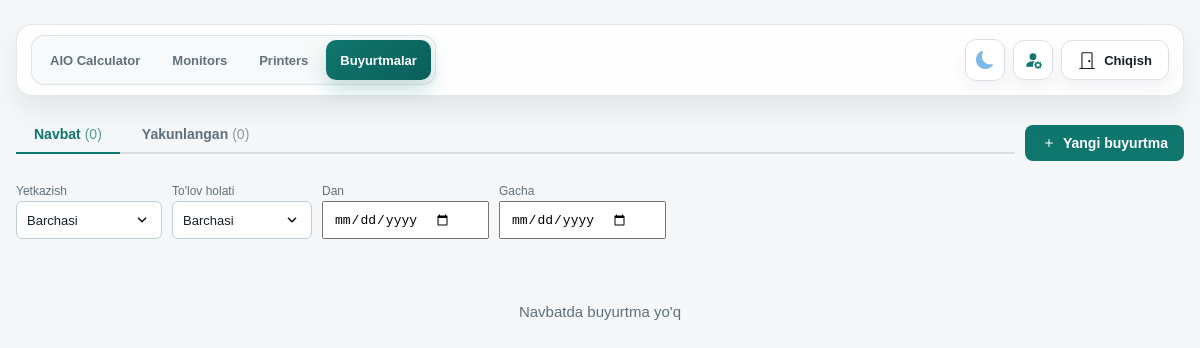
The app's page /orders/ (signed in), older data.
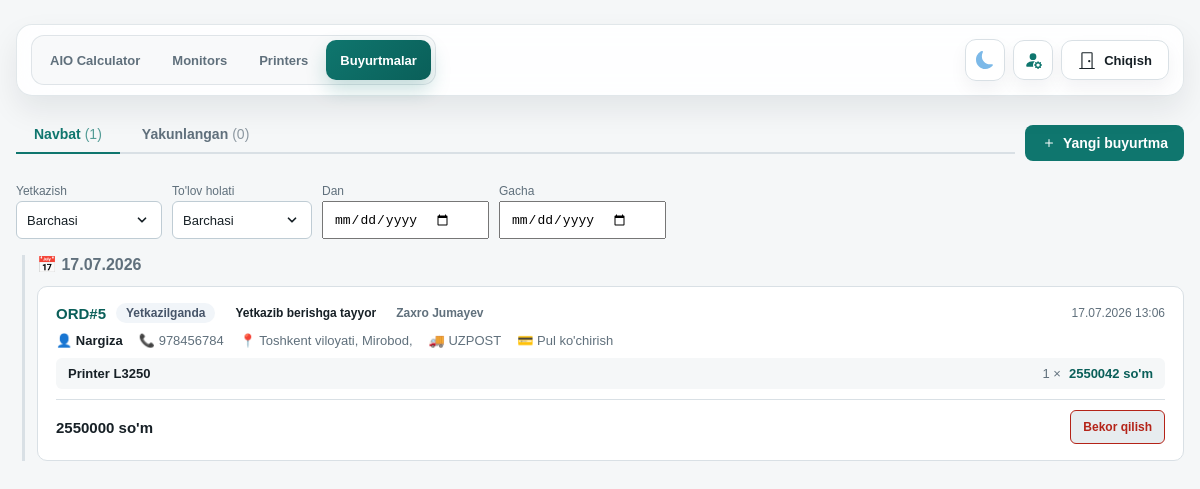
The same page, newer data.
### orders/models.py (models this page shows, shortened)
class Order(models.Model):
    class DeliveryType(models.TextChoices):
        BTS = "BTS", "BTS"
        UZPOST = "UZPOST", "UZPOST"
        PICKUP = "PICKUP", "Olib ketadi"
        DELIVERY = "DELIVERY", "Olib borish kerak"
    class PaymentType(models.TextChoices):
        CARD = "CARD", "Karta"
        CASH = "CASH", "Naqt"
        TRANSFER = "TRANSFER", "Pul ko'chirish"
        CASH_CARD = "CASH_CARD", "Naqt + Karta"
    class PaymentStatus(models.TextChoices):
        PAID = "PAID", "To'langan"
        ON_DELIVERY = "ON_DELIVERY", "Yetkazilganda"
        PARTIAL = "PARTIAL", "Qisman"
    class ProductionStatus(models.TextChoices):
        QUEUED = "QUEUED", "Yig'ish boshlansin"
        IN_PROGRESS = "IN_PROGRESS", "Yig'ish boshlandi"
        READY_DELIVERY = "READY_DELIVERY", "Yetkazib berishga tayyor"
        READY_PICKUP = "READY_PICKUP", "Olib ketishga tayyor"
        DELIVERED = "DELIVERED", "Yetkazildi"
        CANCELLED = "CANCELLED", "Bekor qilindi"
    order_number = models.CharField(
        max_length=24, unique=True, blank=True, null=True, verbose_name="Buyurtma raqami"
    )
    sold_by = models.ForeignKey(
        User, on_delete=models.PROTECT, related_name="orders", verbose_name="Sotuvchi"
    )
    customer_name = models.CharField(max_length=120, verbose_name="Mijoz ismi")
    customer_phone = models.CharField(max_length=30, verbose_name="Telefon raqami")
    region = models.CharField(max_length=80, verbose_name="Viloyat")
    district = models.CharField(max_length=80, verbose_name="Tuman")
    city = models.CharField(max_length=80, verbose_name="Shahar")
    landmark = models.CharField(max_length=200, blank=True, verbose_name="Mo'ljal")
    delivery_type = models.CharField(
        max_length=20, choices=DeliveryType.choices, verbose_name="Yetkazish turi"
    )
    payment_type = models.CharField(
        max_length=20, choices=PaymentType.choices, verbose_name="To'lov turi"
    )
    payment_status = models.CharField(
        max_length=20,
        choices=PaymentStatus.choices,
        default=PaymentStatus.ON_DELIVERY,
        verbose_name="To'lov holati",
    )
    production_status = models.CharField(
        max_length=20,
        choices=ProductionStatus.choices,
        default=ProductionStatus.QUEUED,
        verbose_name="Ishlab chiqarish holati",
    )
    total_price_usd = models.DecimalField(
        max_digits=12, decimal_places=2, default=0, verbose_name="Jami (USD)"
    )
    total_price_uzs = models.DecimalField(
        max_digits=16, decimal_places=0, default=0, verbose_name="Jami (so'm)"
    )
    notes = models.TextField(blank=True, verbose_name="Izoh")
    created_at = models.DateTimeField(auto_now_add=True)
    updated_at = models.DateTimeField(auto_now=True)
    delivered_at = models.DateTimeField(null=True, blank=True, verbose_name="Yetkazib berilgan vaqt")
    class Meta:
        ordering = ["-created_at"]
        verbose_name = "Buyurtma"
        verbose_name_plural = "Buyurtmalar"
    @classmethod
    def queue_queryset(cls):
        priority = Case(
            When(payment_status=cls.PaymentStatus.PAID, then=Value(0)),
            When(payment_status=cls.PaymentStatus.PARTIAL, then=Value(1)),
            When(payment_status=cls.PaymentStatus.ON_DELIVERY, then=Value(2)),
            default=Value(3),
            output_field=IntegerField(),
        )
        return (
            cls.objects.exclude(
                production_status__in=[cls.ProductionStatus.DELIVERED, cls.ProductionStatus.CANCELLED]
            )
            .annotate(priority=priority)
            .order_by("priority", "created_at")
        )

class OrderItem(models.Model):
    order = models.ForeignKey(Order, on_delete=models.CASCADE, related_name="items")
    build_quote = models.ForeignKey(
        "calculator.BuildQuote",
        on_delete=models.SET_NULL,
        null=True,
        blank=True,
        related_name="order_items",
        verbose_name="Kalkulyator konfiguratsiyasi",
    )
    config_label = models.CharField(max_length=255, verbose_name="Konfiguratsiya")
    quantity = models.PositiveIntegerField(default=1, verbose_name="Soni")
    unit_price_usd = models.DecimalField(
        max_digits=12, decimal_places=2, default=0, verbose_name="Dona narxi (USD)"
    )
    class Meta:
        verbose_name = "Buyurtma elementi"
        verbose_name_plural = "Buyurtma elementlari"

### orders/views.py (the view)
# urls.py: path("", views.order_list, name="list"),
@login_required
def order_list(request):
    from calculator.models import CalculatorSettings
    from django.utils import timezone
    from collections import defaultdict
    try:
        settings = CalculatorSettings.objects.first()
        usd_rate = int(settings.usd_rate) if settings and settings.usd_rate else 12850
    except:
        usd_rate = 12850
    tab = request.GET.get("tab", "queue")  # queue | done | all
    if request.user.is_superuser:
        queue_qs = Order.queue_queryset().prefetch_related("items").select_related("sold_by")
        done_qs = Order.objects.filter(
            production_status__in=[
                Order.ProductionStatus.DELIVERED,
                Order.ProductionStatus.CANCELLED,
            ]
        ).prefetch_related("items").select_related("sold_by").order_by("-updated_at")
    else:
        queue_qs = Order.queue_queryset().filter(sold_by=request.user).prefetch_related("items").select_related("sold_by")
        done_qs = Order.objects.filter(
            production_status__in=[
                Order.ProductionStatus.DELIVERED,
                Order.ProductionStatus.CANCELLED,
            ],
            sold_by=request.user
        ).prefetch_related("items").select_related("sold_by").order_by("-updated_at")
    sold_by = request.GET.get("sold_by")
    delivery_type = request.GET.get("delivery_type")
    payment_status = request.GET.get("payment_status")
    date_from = request.GET.get("date_from")
    date_to = request.GET.get("date_to")
    def apply_filters(qs):
        if sold_by and request.user.is_superuser:
            qs = qs.filter(sold_by_id=sold_by)
        if delivery_type:
            qs = qs.filter(delivery_type=delivery_type)
        if payment_status:
            qs = qs.filter(payment_status=payment_status)
        if date_from:
            qs = qs.filter(created_at__date__gte=date_from)
        if date_to:
            qs = qs.filter(created_at__date__lte=date_to)
        return qs
    queue_qs = apply_filters(queue_qs)
    done_qs = apply_filters(done_qs)
    def group_by_date(orders):
        groups = defaultdict(list)
        today = timezone.now().date()
        for order in orders:
            order_date = order.created_at.date()
            groups[order_date].append(order)
        sorted_groups = sorted(groups.items(), key=lambda x: x[0], reverse=True)
        return [(date, orders, date == today) for date, orders in sorted_groups]
    queue_groups = group_by_date(queue_qs) if tab in ("queue", "all") else []
    done_groups = group_by_date(done_qs) if tab in ("done", "all") else []
    if request.user.is_superuser:
        sellers = User.objects.filter(orders__isnull=False).distinct().order_by("username")
    else:
        sellers = []
    return render(request, "orders/order_list.html", {
        "active_nav": "orders",
        "tab": tab,
        "queue_groups": queue_groups,
        "done_groups": done_groups,
        "queue_count": Order.queue_queryset().count() if request.user.is_superuser else Order.queue_queryset().filter(sold_by=request.user).count(),
        "done_count": Order.objects.filter(
            production_status__in=[Order.ProductionStatus.DELIVERED, Order.ProductionStatus.CANCELLED]
        ).count() if request.user.is_superuser else Order.objects.filter(
            production_status__in=[Order.ProductionStatus.DELIVERED, Order.ProductionStatus.CANCELLED],
            sold_by=request.user
        ).count(),
        "sellers": sellers,
        "usd_rate": usd_rate,
        "filters": {
            "sold_by": sold_by,
            "delivery_type": delivery_type,
            "payment_status": payment_status,
            "date_from": date_from,
            "date_to": date_to,
        },
        "delivery_choices": Order.DeliveryType.choices,
        "payment_status_choices": Order.PaymentStatus.choices,
        "production_status_choices": Order.ProductionStatus.choices,
        "status_flow": STATUS_FLOW,
    })

### orders/templatetags/order_tags.py (called while the page is built)
@register.filter
def status_badge(value):
    return STATUS_BADGE.get(value, "")

@register.filter
def payment_badge(value):
    return PAYMENT_BADGE.get(value, "")

@register.filter
def next_status(value):
    try:
        idx = STATUS_FLOW.index(value)
        return STATUS_FLOW[idx + 1] if idx + 1 < len(STATUS_FLOW) else None
    except (ValueError, IndexError):
        return None

### orders/templates/orders/order_list.html (shortened to what this page needs)
{% extends "base.html" %}
{% block content %}
<div class="orders-layout">
  <div style="display:flex;align-items:center;flex-wrap:wrap;gap:10px;margin-bottom:0;">
    <div class="tabs" style="flex:1;min-width:200px;">
      <button class="tab-btn {% if tab == 'queue' %}active{% endif %}" onclick="switchTab('queue')">
        Navbat
        <span style="margin-left:4px;opacity:0.7;font-weight:400;">({{ queue_count }})</span>
      </button>
      <button class="tab-btn {% if tab == 'done' %}active{% endif %}" onclick="switchTab('done')">
        Yakunlangan
        <span style="margin-left:4px;opacity:0.7;font-weight:400;">({{ done_count }})</span>
      </button>
    </div>
    <a href="{% url 'orders:create' %}" class="new-order-btn" style="display:inline-flex;align-items:center;gap:6px;padding:10px 16px;border-radius:8px;background:var(--accent);color:#fff;text-decoration:none;font-weight:700;font-size:14px;">
      <svg xmlns="http://www.w3.org/2000/svg" width="16" height="16" fill="currentColor" viewBox="0 0 16 16">
        <path d="M8 4a.5.5 0 0 1 .5.5v3h3a.5.5 0 0 1 0 1h-3v3a.5.5 0 0 1-1 0v-3h-3a.5.5 0 0 1 0-1h3v-3A.5.5 0 0 1 8 4"/>
      </svg>
      Yangi buyurtma
    </a>
  </div>
  <form method="get" id="filter-form">
    <div class="filters-bar" style="margin-top:14px;">
      <div>
        <span class="filter-label">Yetkazish</span>
        <select name="delivery_type" onchange="this.form.submit()">
          <option value="">Barchasi</option>
        </select>
      </div>
      <div>
        <span class="filter-label">To'lov holati</span>
        <select name="payment_status" onchange="this.form.submit()">
          <option value="">Barchasi</option>
        </select>
      </div>
      <div>
        <span class="filter-label">Dan</span>
        <input type="date" name="date_from" value="{{ filters.date_from }}" onchange="this.form.submit()">
      </div>
      <div>
        <span class="filter-label">Gacha</span>
        <input type="date" name="date_to" value="{{ filters.date_to }}" onchange="this.form.submit()">
      </div>
    </div>
  </form>
  <div id="tab-queue" {% if tab != 'queue' %}style="display:none"{% endif %}>
    {% if queue_groups %}
      {% for date, orders, is_today in queue_groups %}
        <div class="date-group" {% if not is_today %}style="border-left:3px solid var(--line);padding-left:12px;margin-left:6px;"{% endif %}>
          <h3 class="date-header" {% if not is_today %}style="color:var(--muted);"{% endif %}>
            {% if is_today %}
              📅 Bugun, {{ date|date:"d.m.Y" }}
            {% else %}
              📅 {{ date|date:"d.m.Y" }}
            {% endif %}
          </h3>
          {% for order in orders %}
            {% include "orders/_order_card.html" with order=order show_status_btns=True %}
          {% endfor %}
        </div>
      {% endfor %}
    {% else %}
      <div class="empty-state">Navbatda buyurtma yo'q</div>
    {% endif %}
  </div>
</div>
{% endblock %}

### templates/base.html (shortened to what this page needs)
<!doctype html>
<html lang="uz" data-theme="light">
  <head>
  </head>
  <body>
    <main class="shell">
      <div class="topbar">
        <div class="topbar-main">
        <div class="topbar-left">
          <div class="nav-panel" id="nav-panel" data-open="false">
            <nav>
              <ul class="nav-menu">
                <li><a href="{% url 'calculator:home' %}" class="{% if active_nav == 'aio' %}active{% endif %}">AIO Calculator</a></li>
                <li><a href="{% url 'monitors:list' %}" class="{% if active_nav == 'monitors' %}active{% endif %}">Monitors</a></li>
                <li><a href="{% url 'printers:list' %}" class="{% if active_nav == 'printers' %}active{% endif %}">Printers</a></li>
                <li><a href="{% url 'orders:list' %}" class="{% if active_nav == 'orders' %}active{% endif %}">Buyurtmalar</a></li>
              </ul>
            </nav>
          </div>
        </div>
        <div class="top-actions">
          <button type="button" class="theme-toggle" id="theme-toggle" title="Mavzuni o'zgartirish" aria-label="Mavzuni o'zgartirish">
          </button>
          <a class="admin-link" href="{% url 'calculator:profile' %}" title="Mening profilim">
          </a>
          <form id="logout-form" method="post" action="{% url 'logout' %}" style="margin:0">
            <button type="submit" class="logout-link" onclick="return confirm('Haqiqatan ham chiqmoqchimisiz?')">
              <svg xmlns="http://www.w3.org/2000/svg" width="16" height="16" fill="currentColor" viewBox="0 0 16 16">
                <path d="M3 2a1 1 0 0 1 1-1h8a1 1 0 0 1 1 1v13h1.5a.5.5 0 0 1 0 1h-13a.5.5 0 0 1 0-1H3zm1 13h8V2H4z"/>
                <path d="M9 9a1 1 0 1 0 2 0 1 1 0 0 0-2 0"/>
              </svg>
              Chiqish
            </button>
          </form>
        </div>
        </div>
      </div>
      {% block content %}{% endblock %}
    </main>
  </body>
</html>

### orders/templates/orders/_order_card.html (shortened to what this page needs)
{% load order_tags %}
<div class="order-card" id="order-{{ order.pk }}">
  <div class="order-card-header">
    <a href="{% url 'orders:detail' order.pk %}" class="order-number">{{ order.order_number }}</a>
    <span class="badge {{ order.payment_status|payment_badge }}">
      {{ order.get_payment_status_display }}
    </span>
    <span class="badge {{ order.production_status|status_badge }}">
      {{ order.get_production_status_display }}
    </span>
    <span class="seller-tag">
      {{ order.sold_by.get_full_name|default:order.sold_by.username }}
    </span>
    <span style="margin-left:auto;font-size:12px;color:var(--muted);">
      {{ order.created_at|date:"d.m.Y H:i" }}
    </span>
  </div>
  <div class="order-meta">
    <span>👤 <strong>{{ order.customer_name }}</strong></span>
    <span>📞 {{ order.customer_phone }}</span>
    <span>📍 {{ order.region }}, {{ order.district }}, {{ order.city }}{% if order.landmark %} — {{ order.landmark }}{% endif %}</span>
    <span>🚚 {{ order.get_delivery_type_display }}</span>
    <span>💳 {{ order.get_payment_type_display }}</span>
  </div>
  <div class="order-items-list">
    {% for item in order.items.all %}
      <div class="order-item-row">
        <span class="item-label">{{ item.config_label }}</span>
        <span class="item-qty">{{ item.quantity }} ×</span>
        <span style="font-weight:700;color:var(--accent-dark);">{% widthratio item.unit_price_usd 1 usd_rate %} so'm</span>
      </div>
    {% endfor %}
  </div>
  <div class="order-footer">
    <div>
      <div class="order-total">{{ order.total_price_uzs|floatformat:0 }} so'm</div>
    </div>
    {% if show_status_btns %}
      <div class="status-btns">
        {% if order.production_status != 'CANCELLED' %}
          <button class="status-btn cancel-btn" onclick="updateStatus({{ order.pk }}, 'CANCELLED')">
            Bekor qilish
          </button>
        {% endif %}
      </div>
    {% endif %}
  </div>
</div>

Row changes from the older to the newer data that the page shows:
added Order: m "17.07.2026", order_number "ORD#5", payment_status "Yetkazilganda", production_status "Yetkazib berishga tayyor", sold_by.get_full_name "Zaxro Jumayev", created_at "17.07.2026 13:06", customer_name "Nargiza", customer_phone "978456784", region "Toshkent viloyati", district "Mirobod", delivery_type "UZPOST", payment_type "Pul ko'chirish", total_price_uzs "2550000"
added OrderItem: config_label "Printer L3250", quantity "1", unit_price_usd "2550042"
Text that changed along with them:
{{ queue_count }}: "0" → "1"
text no longer shown: "Navbatda buyurtma yo'q"
